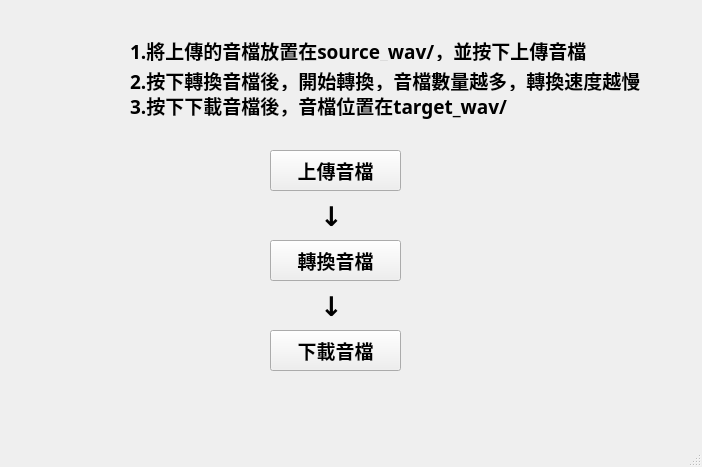
<?xml version="1.0" encoding="UTF-8"?>
<ui version="4.0">
 <class>MainWindow</class>
 <widget class="QMainWindow" name="MainWindow">
  <property name="geometry">
   <rect>
    <x>0</x>
    <y>0</y>
    <width>702</width>
    <height>467</height>
   </rect>
  </property>
  <property name="windowTitle">
   <string>語音轉換SSH工具</string>
  </property>
  <widget class="QWidget" name="centralwidget">
   <widget class="QPushButton" name="pb_upload">
    <property name="geometry">
     <rect>
      <x>270</x>
      <y>150</y>
      <width>131</width>
      <height>41</height>
     </rect>
    </property>
    <property name="font">
     <font>
      <family>微軟正黑體</family>
      <pointsize>14</pointsize>
      <weight>75</weight>
      <bold>true</bold>
     </font>
    </property>
    <property name="text">
     <string>上傳音檔</string>
    </property>
   </widget>
   <widget class="QPushButton" name="pb_convert">
    <property name="geometry">
     <rect>
      <x>270</x>
      <y>240</y>
      <width>131</width>
      <height>41</height>
     </rect>
    </property>
    <property name="font">
     <font>
      <family>微軟正黑體</family>
      <pointsize>14</pointsize>
      <weight>75</weight>
      <bold>true</bold>
     </font>
    </property>
    <property name="text">
     <string>轉換音檔</string>
    </property>
   </widget>
   <widget class="QPushButton" name="pb_download">
    <property name="geometry">
     <rect>
      <x>270</x>
      <y>330</y>
      <width>131</width>
      <height>41</height>
     </rect>
    </property>
    <property name="font">
     <font>
      <family>微軟正黑體</family>
      <pointsize>14</pointsize>
      <weight>75</weight>
      <bold>true</bold>
     </font>
    </property>
    <property name="text">
     <string>下載音檔</string>
    </property>
   </widget>
   <widget class="QLabel" name="label">
    <property name="geometry">
     <rect>
      <x>320</x>
      <y>200</y>
      <width>21</width>
      <height>31</height>
     </rect>
    </property>
    <property name="font">
     <font>
      <family>微軟正黑體</family>
      <pointsize>20</pointsize>
      <weight>75</weight>
      <bold>true</bold>
     </font>
    </property>
    <property name="text">
     <string>↓</string>
    </property>
   </widget>
   <widget class="QLabel" name="label_2">
    <property name="geometry">
     <rect>
      <x>320</x>
      <y>290</y>
      <width>21</width>
      <height>31</height>
     </rect>
    </property>
    <property name="font">
     <font>
      <family>微軟正黑體</family>
      <pointsize>20</pointsize>
      <weight>75</weight>
      <bold>true</bold>
     </font>
    </property>
    <property name="text">
     <string>↓</string>
    </property>
   </widget>
   <widget class="QLabel" name="label_3">
    <property name="geometry">
     <rect>
      <x>130</x>
      <y>40</y>
      <width>461</width>
      <height>21</height>
     </rect>
    </property>
    <property name="font">
     <font>
      <family>微軟正黑體</family>
      <pointsize>14</pointsize>
      <weight>75</weight>
      <bold>true</bold>
     </font>
    </property>
    <property name="text">
     <string>1.將上傳的音檔放置在source_wav/，並按下上傳音檔</string>
    </property>
   </widget>
   <widget class="QLabel" name="label_4">
    <property name="geometry">
     <rect>
      <x>130</x>
      <y>70</y>
      <width>521</width>
      <height>21</height>
     </rect>
    </property>
    <property name="font">
     <font>
      <family>微軟正黑體</family>
      <pointsize>14</pointsize>
      <weight>75</weight>
      <bold>true</bold>
     </font>
    </property>
    <property name="text">
     <string>2.按下轉換音檔後，開始轉換，音檔數量越多，轉換速度越慢</string>
    </property>
   </widget>
   <widget class="QLabel" name="label_5">
    <property name="geometry">
     <rect>
      <x>130</x>
      <y>90</y>
      <width>381</width>
      <height>31</height>
     </rect>
    </property>
    <property name="font">
     <font>
      <family>微軟正黑體</family>
      <pointsize>14</pointsize>
      <weight>75</weight>
      <bold>true</bold>
     </font>
    </property>
    <property name="text">
     <string>3.按下下載音檔後，音檔位置在target_wav/</string>
    </property>
   </widget>
  </widget>
  <widget class="QStatusBar" name="statusbar"/>
 </widget>
 <resources/>
 <connections/>
</ui>
